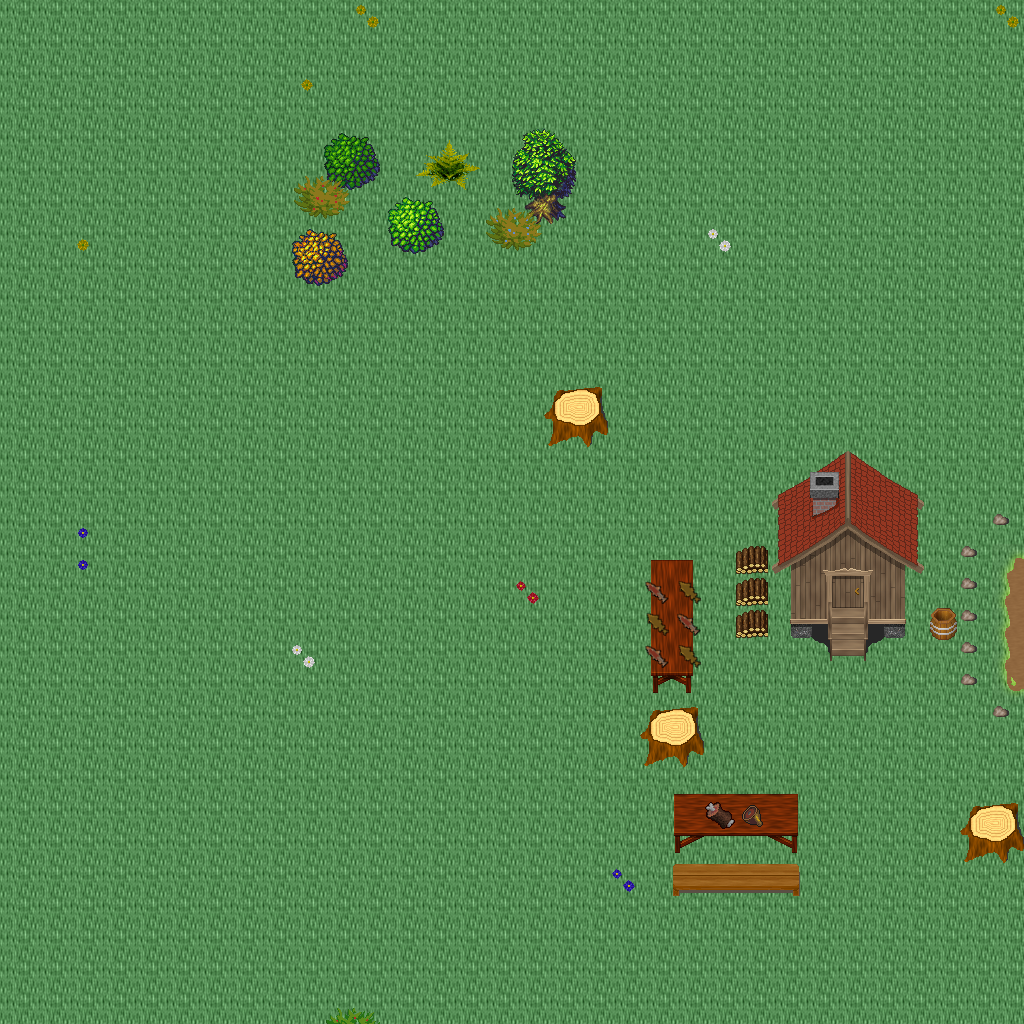

A level layout from a 2D game, rendered from its tile map. Below: a short description, then the map file with tile-grid data replaced by summaries:
An orthogonal 32x32 tile map with 32x32 px tiles, 5 tile layers (Ground, Objects, Objects2, Above, ...), 1 hidden layer not drawn, 39 tilesets.

<map version="1.10" tiledversion="1.11.0" orientation="orthogonal" renderorder="right-down" width="32" height="32" tilewidth="32" tileheight="32" infinite="0" nextlayerid="11" nextobjectid="1">
 <tileset firstgid="1" name="ground_ground" tilewidth="32" tileheight="32" tilecount="33" columns="3">
  <image source="../drawable/ground_ground.png" width="96" height="352" />
 </tileset>
 <tileset firstgid="34" name="ground_water_pool" tilewidth="32" tileheight="32" tilecount="72" columns="3">
  <image source="../drawable/ground_water_pool.png" width="96" height="768" />
 </tileset>
 <tileset firstgid="106" name="ground_ridge_earth_dark" tilewidth="32" tileheight="32" tilecount="96" columns="12">
  <image source="../drawable/ground_ridge_earth_dark.png" width="384" height="256" />
 </tileset>
 <tileset firstgid="202" name="ground_grass_edges" tilewidth="32" tileheight="32" tilecount="36" columns="12">
  <image source="../drawable/ground_grass_edges.png" width="384" height="96" />
 </tileset>
 <tileset firstgid="238" name="ground_grass_corners" tilewidth="32" tileheight="32" tilecount="24" columns="6">
  <image source="../drawable/ground_grass_corners.png" width="192" height="128" />
 </tileset>
 <tileset firstgid="262" name="plant_flower_daisy_blue" tilewidth="32" tileheight="32" tilecount="8" columns="2">
  <image source="../drawable/plant_flower_daisy_blue.png" width="64" height="128" />
 </tileset>
 <tileset firstgid="270" name="plant_flower_daisy_yellow" tilewidth="32" tileheight="32" tilecount="8" columns="2">
  <image source="../drawable/plant_flower_daisy_yellow.png" width="64" height="128" />
 </tileset>
 <tileset firstgid="278" name="plant_flower_daisy_red" tilewidth="32" tileheight="32" tilecount="8" columns="2">
  <image source="../drawable/plant_flower_daisy_red.png" width="64" height="128" />
 </tileset>
 <tileset firstgid="286" name="plant_flower_daisy_white" tilewidth="32" tileheight="32" tilecount="8" columns="2">
  <image source="../drawable/plant_flower_daisy_white.png" width="64" height="128" />
 </tileset>
 <tileset firstgid="294" name="logic_collision" tilewidth="32" tileheight="32" tilecount="1" columns="1">
  <image source="../drawable/logic_collision.png" width="32" height="32" />
 </tileset>
 <tileset firstgid="295" name="plant_tree_tree_green" tilewidth="32" tileheight="32" tilecount="88" columns="8">
  <image source="../drawable/plant_tree_tree_green.png" width="256" height="352" />
 </tileset>
 <tileset firstgid="383" name="plant_stump_stump_brown" tilewidth="32" tileheight="32" tilecount="4" columns="2">
  <image source="../drawable/plant_stump_stump_brown.png" width="64" height="64" />
 </tileset>
 <tileset firstgid="387" name="item_pot_cauldron" tilewidth="32" tileheight="32" tilecount="48" columns="8">
  <image source="../drawable/item_pot_cauldron.png" width="256" height="192" />
 </tileset>
 <tileset firstgid="435" name="plant_bush_various_small" tilewidth="32" tileheight="32" tilecount="9" columns="3">
  <image source="../drawable/plant_bush_various_small.png" width="96" height="96" />
 </tileset>
 <tileset firstgid="444" name="ground_rock_pebbles" tilewidth="32" tileheight="32" tilecount="3" columns="1">
  <image source="../drawable/ground_rock_pebbles.png" width="32" height="96" />
 </tileset>
 <tileset firstgid="447" name="ground_ladder_vertical_dark" tilewidth="32" tileheight="32" tilecount="3" columns="3">
  <image source="../drawable/ground_ladder_vertical_dark.png" width="96" height="32" />
 </tileset>
 <tileset firstgid="450" name="item_chemistry_empty_bottles" tilewidth="32" tileheight="32" tilecount="12" columns="4">
  <image source="../drawable/item_chemistry_empty_bottles.png" width="128" height="96" />
 </tileset>
 <tileset firstgid="462" name="item_chemistry_flask" tilewidth="32" tileheight="32" tilecount="3" columns="1">
  <image source="../drawable/item_chemistry_flask.png" width="32" height="96" />
 </tileset>
 <tileset firstgid="465" name="item_pot_barrel" tilewidth="32" tileheight="32" tilecount="2" columns="1">
  <image source="../drawable/item_pot_barrel.png" width="32" height="64" />
 </tileset>
 <tileset firstgid="467" name="item_flagpole" tilewidth="32" tileheight="32" tilecount="3" columns="1">
  <image source="../drawable/item_flagpole.png" width="32" height="96" />
 </tileset>
 <tileset firstgid="470" name="item_food_beehive1" tilewidth="32" tileheight="32" tilecount="1" columns="1">
  <image source="../drawable/item_food_beehive1.png" width="32" height="32" />
 </tileset>
 <tileset firstgid="471" name="item_food_beehive2" tilewidth="32" tileheight="32" tilecount="1" columns="1">
  <image source="../drawable/item_food_beehive2.png" width="32" height="32" />
 </tileset>
 <tileset firstgid="472" name="item_buzzing_bees" tilewidth="32" tileheight="32" tilecount="5" columns="5">
  <image source="../drawable/item_buzzing_bees.png" width="160" height="32" />
 </tileset>
 <tileset firstgid="477" name="plant_bush_hedge" tilewidth="32" tileheight="32" tilecount="35" columns="5">
  <image source="../drawable/plant_bush_hedge.png" width="160" height="224" />
 </tileset>
 <tileset firstgid="512" name="logic_creature_animal" tilewidth="32" tileheight="32" tilecount="32" columns="8">
  <image source="../drawable/logic_creature_animal.png" width="256" height="128" />
 </tileset>
 <tileset firstgid="544" name="furniture_table_wooden_trestle" tilewidth="32" tileheight="32" tilecount="9" columns="3">
  <image source="../drawable/furniture_table_wooden_trestle.png" width="96" height="96" />
 </tileset>
 <tileset firstgid="553" name="furniture_table_bench" tilewidth="32" tileheight="32" tilecount="3" columns="3">
  <image source="../drawable/furniture_table_bench.png" width="96" height="32" />
 </tileset>
 <tileset firstgid="556" name="item_food_smoked_meatandfish" tilewidth="32" tileheight="32" tilecount="4" columns="4">
  <image source="../drawable/item_food_smoked_meatandfish.png" width="128" height="32" />
 </tileset>
 <tileset firstgid="560" name="furniture_table_wooden_trestle_vertical" tilewidth="32" tileheight="32" tilecount="6" columns="2">
  <image source="../drawable/furniture_table_wooden_trestle_vertical.png" width="64" height="96" />
 </tileset>
 <tileset firstgid="566" name="building_huts" tilewidth="32" tileheight="32" tilecount="338" columns="26">
  <image source="../drawable/building_huts.png" width="832" height="416" />
 </tileset>
 <tileset firstgid="904" name="building_chimney_smoke" tilewidth="32" tileheight="32" tilecount="40" columns="4">
  <image source="../drawable/building_chimney_smoke.png" width="128" height="320" />
 </tileset>
 <tileset firstgid="944" name="item_firewood" tilewidth="32" tileheight="32" tilecount="12" columns="3">
  <image source="../drawable/item_firewood.png" width="96" height="128" />
 </tileset>
 <tileset firstgid="956" name="logic_item_herb" tilewidth="32" tileheight="32" tilecount="5" columns="5">
  <image source="../drawable/logic_item_herb.png" width="160" height="32" />
 </tileset>
 <tileset firstgid="961" name="logic_creature_reptile" tilewidth="32" tileheight="32" tilecount="7" columns="7">
  <image source="../drawable/logic_creature_reptile.png" width="224" height="32" />
 </tileset>
 <tileset firstgid="968" name="logic_creature_insect" tilewidth="32" tileheight="32" tilecount="5" columns="5">
  <image source="../drawable/logic_creature_insect.png" width="160" height="32" />
 </tileset>
 <tileset firstgid="973" name="plant_bush_bush_pinks" tilewidth="32" tileheight="32" tilecount="4" columns="2">
  <image source="../drawable/plant_bush_bush_pinks.png" width="64" height="64" />
 </tileset>
 <tileset firstgid="977" name="plant_bush_fern" tilewidth="32" tileheight="32" tilecount="32" columns="8">
  <image source="../drawable/plant_bush_fern.png" width="256" height="128" />
 </tileset>
 <tileset firstgid="1009" name="plant_bushes_and_trees" tilewidth="32" tileheight="32" tilecount="144" columns="16">
  <image source="../drawable/plant_bushes_and_trees.png" width="512" height="289" />
 </tileset>
 <tileset firstgid="1153" name="plant_bush_berried" tilewidth="32" tileheight="32" tilecount="60" columns="5">
  <image source="../drawable/plant_bush_berried.png" width="160" height="384" />
 </tileset>
 <layer id="1" name="Ground" width="32" height="32">
  <data>[1024 cells, 1024 non-empty, 2 distinct tile ids]</data>
 </layer>
 <layer id="2" name="Objects" width="32" height="32">
  <data>[1024 cells, 58 non-empty, 32 distinct tile ids]</data>
 </layer>
 <layer id="3" name="Objects2" width="32" height="32">
  <data>[1024 cells, 44 non-empty, 38 distinct tile ids]</data>
 </layer>
 <layer id="4" name="Above" width="32" height="32">
  <data>[1024 cells, 40 non-empty, 39 distinct tile ids]</data>
 </layer>
 <layer id="5" name="Above2" width="32" height="32">
  <data>[1024 cells, 0 non-empty, 0 distinct tile ids]</data>
 </layer>
 <layer id="6" name="Walkable" width="32" height="32" visible="0">
  <data>[1024 cells, 55 non-empty, 1 distinct tile ids]</data>
 </layer>
 <objectgroup id="7" name="Mapevents" />
 <objectgroup id="8" name="Spawn" />
 <objectgroup id="9" name="Keys" />
 <objectgroup id="10" name="Replace" />
</map>
